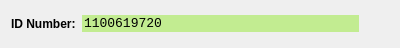
<?xml version="1.0" encoding="UTF-8"?>
<ui version="4.0">
 <class>EntityShow</class>
 <widget class="QWidget" name="EntityShow">
  <property name="geometry">
   <rect>
    <x>0</x>
    <y>0</y>
    <width>400</width>
    <height>48</height>
   </rect>
  </property>
  <property name="windowTitle">
   <string>Form</string>
  </property>
  <layout class="QHBoxLayout" name="mainLayout">
   <item>
    <widget class="QLabel" name="identifierLabel">
     <property name="font">
      <font>
       <bold>true</bold>
      </font>
     </property>
     <property name="text">
      <string>ID Number:</string>
     </property>
     <property name="buddy">
      <cstring>identifierShow</cstring>
     </property>
    </widget>
   </item>
   <item>
    <widget class="QLineEdit" name="identifierShow">
     <property name="font">
      <font>
       <family>Consolas</family>
       <pointsize>10</pointsize>
      </font>
     </property>
     <property name="styleSheet">
      <string notr="true">background-color: rgb(194, 236, 145);</string>
     </property>
     <property name="text">
      <string>1100619720</string>
     </property>
     <property name="frame">
      <bool>false</bool>
     </property>
     <property name="readOnly">
      <bool>true</bool>
     </property>
    </widget>
   </item>
   <item>
    <widget class="QToolButton" name="copyButton">
     <property name="text">
      <string/>
     </property>
     <property name="icon">
      <iconset resource="resources/main.qrc">
       <normaloff>:/root/dialogs/copy.png</normaloff>:/root/dialogs/copy.png</iconset>
     </property>
     <property name="autoRaise">
      <bool>true</bool>
     </property>
    </widget>
   </item>
  </layout>
 </widget>
 <resources>
  <include location="resources/main.qrc"/>
 </resources>
 <connections>
  <connection>
   <sender>copyButton</sender>
   <signal>clicked()</signal>
   <receiver>identifierShow</receiver>
   <slot>copy()</slot>
   <hints>
    <hint type="sourcelabel">
     <x>372</x>
     <y>28</y>
    </hint>
    <hint type="destinationlabel">
     <x>331</x>
     <y>23</y>
    </hint>
   </hints>
  </connection>
 </connections>
</ui>
